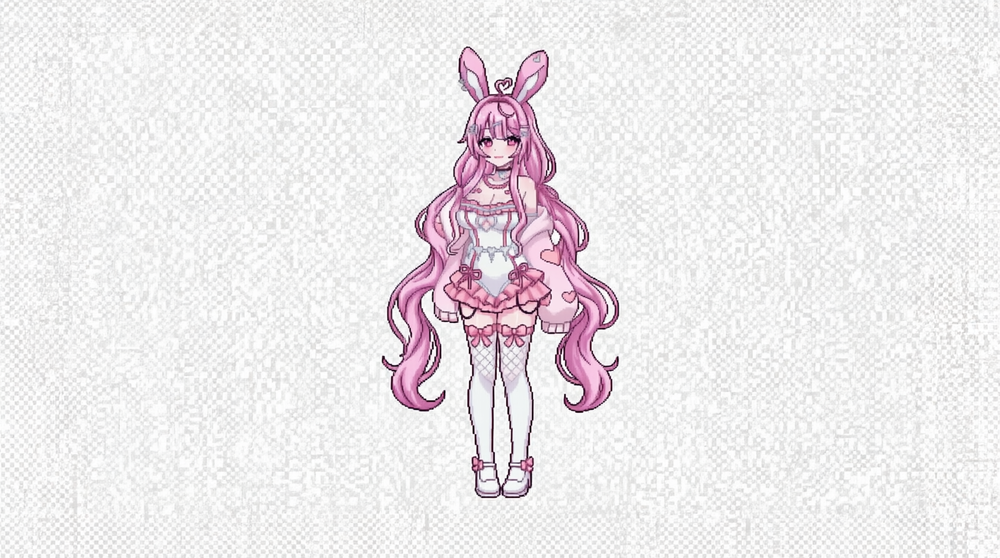
#> input picture lily_png/1788472628.png, 1000 x 558 px, shrunk from 1664 x 928 before the run, given in place of sprites.png, which was not available
$ python segment_rig.py
#> lines starting #> are read from the running program, lines starting #| are printed output that depends on the picture; after the words box and inside, x2 and y2 are one past the last pixel; in counts of white or black regions, pixels touching at a corner belong together; pictures that were not available may be replaced by others from this repository, and a replacement may not be noted
from __future__ import annotations

import argparse
import json
from pathlib import Path

import numpy as np
from PIL import Image, ImageDraw, ImageFilter

def content_bbox(alpha: np.ndarray):
    ys, xs = np.where(alpha > 8)
    if len(xs) == 0:
        return 0, 0, alpha.shape[1], alpha.shape[0]
    return int(xs.min()), int(ys.min()), int(xs.max()) + 1, int(ys.max()) + 1

def feather_mask(mask: Image.Image, radius: float) -> Image.Image:
    return mask.filter(ImageFilter.GaussianBlur(radius))

def masked_layer(img: Image.Image, region_mask: Image.Image) -> Image.Image:
    """Return img with its alpha multiplied by region_mask (both same size)."""
    out = img.copy()
    a = out.getchannel("A")
    m = region_mask.convert("L")
    new_a = Image.fromarray((np.asarray(a, float) * np.asarray(m, float) / 255.0)
                            .clip(0, 255).astype("uint8"))
    out.putalpha(new_a)
    return out

def rect_mask(size, box) -> Image.Image:
    m = Image.new("L", size, 0)
    ImageDraw.Draw(m).rectangle(box, fill=255)
    return m

def main() -> None:
    ap = argparse.ArgumentParser()
    ap.add_argument("--name", default="lily")
    ap.add_argument("--head", type=float, default=0.36, help="head height as fraction of content")
    ap.add_argument("--arm-y0", type=float, default=0.40)
    ap.add_argument("--arm-y1", type=float, default=0.74)
    ap.add_argument("--arm-w", type=float, default=0.26, help="arm box width as fraction of content")
    args = ap.parse_args()

    d = Path(__file__).resolve().parents[2] / "assets" / "characters" / args.name
    img = Image.open(d / "sprites.png").convert("RGBA")
    W, H = img.size
#> W = 1000; H = 558
    alpha = np.asarray(img.getchannel("A"))
#> alpha: shape (558, 1000); every value is 255

    x0, y0, x1, y1 = content_bbox(alpha)
#> x0 = 0; y0 = 0; x1 = 1000; y1 = 558
    cw, ch = x1 - x0, y1 - y0
#> cw = 1000; ch = 558

    head_bottom = int(y0 + args.head * ch)
#> head_bottom = 200
    head_box = (0, 0, W, head_bottom)
#> head_box = (0, 0, 1000, 200)
    head_mask = rect_mask((W, H), head_box)
#> in rect_mask, `m = Image.new("L", size, 0)`: m: PIL image 1000x558 L; every value is 0
#> in rect_mask, `ImageDraw.Draw(m).rectangle(box, fill=255)`:
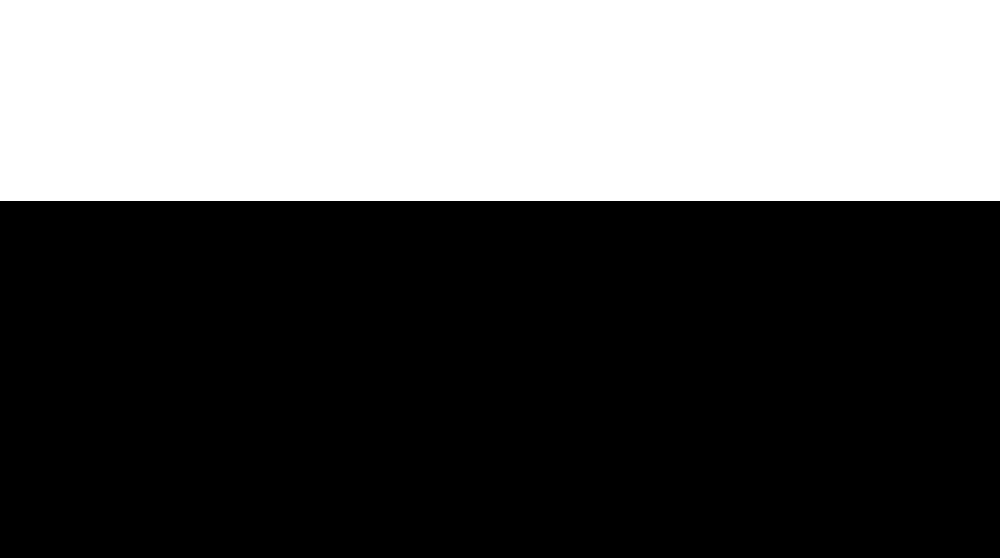
#> m: PIL image 1000x558 L; 36% white; 1 white region, box (x1, y1, x2, y2) and area: (0, 0, 1000, 201) 201000
    head_mask = feather_mask(head_mask, radius=max(2, ch * 0.02))
#> in feather_mask, `return mask.filter(ImageFilter.GaussianBlur(radius))`:
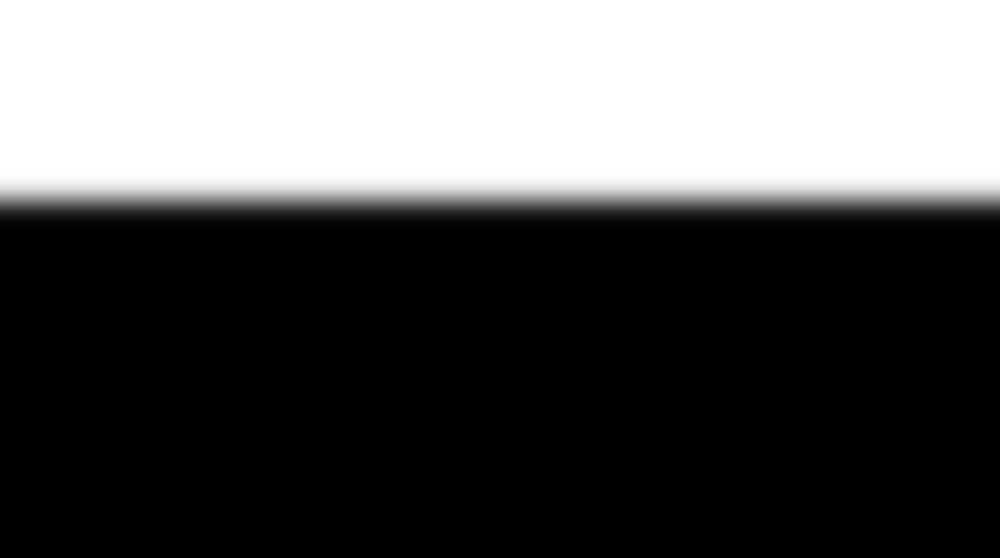
#> returned value: PIL image 1000x558 L; min 0, max 255, mean 91.9

    head_alpha = alpha[y0:head_bottom, :]
#> head_alpha: shape (200, 1000); every value is 255
    hx = np.where(head_alpha.sum(axis=0) > 0)[0]
#> hx = 1000 values from 0 to 999
    head_cx = int((hx.min() + hx.max()) / 2) if len(hx) else (x0 + cw // 2)
#> head_cx = 499
    neck = (head_cx, head_bottom)
#> neck = (499, 200)

    ay0 = int(y0 + args.arm_y0 * ch)
#> ay0 = 223
    ay1 = int(y0 + args.arm_y1 * ch)
#> ay1 = 412
    aw = int(args.arm_w * cw)
#> aw = 260
    armL_box = (x0, ay0, x0 + aw, ay1)
#> armL_box = (0, 223, 260, 412)
    armR_box = (x1 - aw, ay0, x1, ay1)
#> armR_box = (740, 223, 1000, 412)
    armL_mask = feather_mask(rect_mask((W, H), armL_box), radius=max(2, cw * 0.03))
#> call 2 of rect_mask, with size = (1000, 558), box = (0, 223, 260, 412)
#> in rect_mask (call 2), `ImageDraw.Draw(m).rectangle(box, fill=255)`:
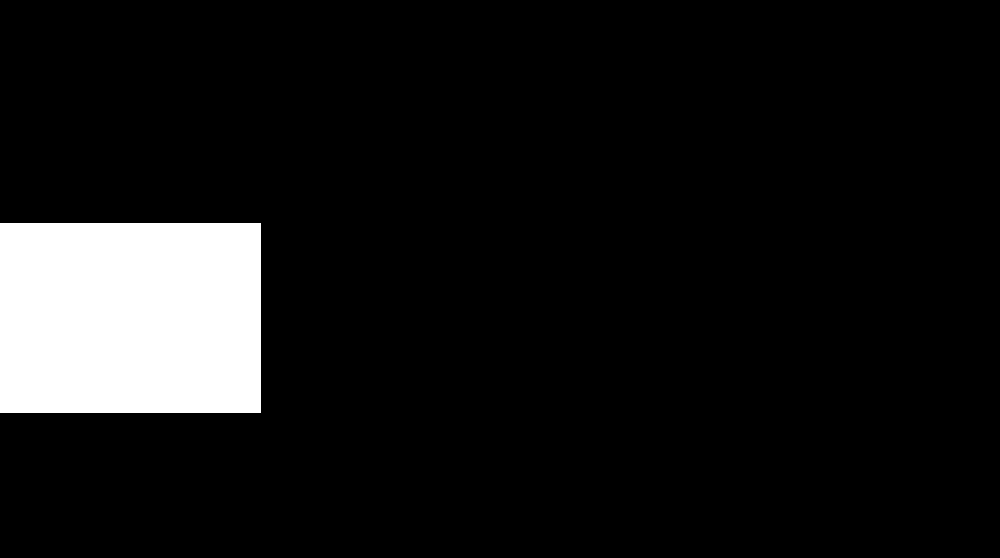
#> m: PIL image 1000x558 L; 8.9% white; 1 white region, box (x1, y1, x2, y2) and area: (0, 223, 261, 413) 49590
#> call 2 of feather_mask, with radius = 30
#> in feather_mask (call 2), `return mask.filter(ImageFilter.GaussianBlur(radius))`:
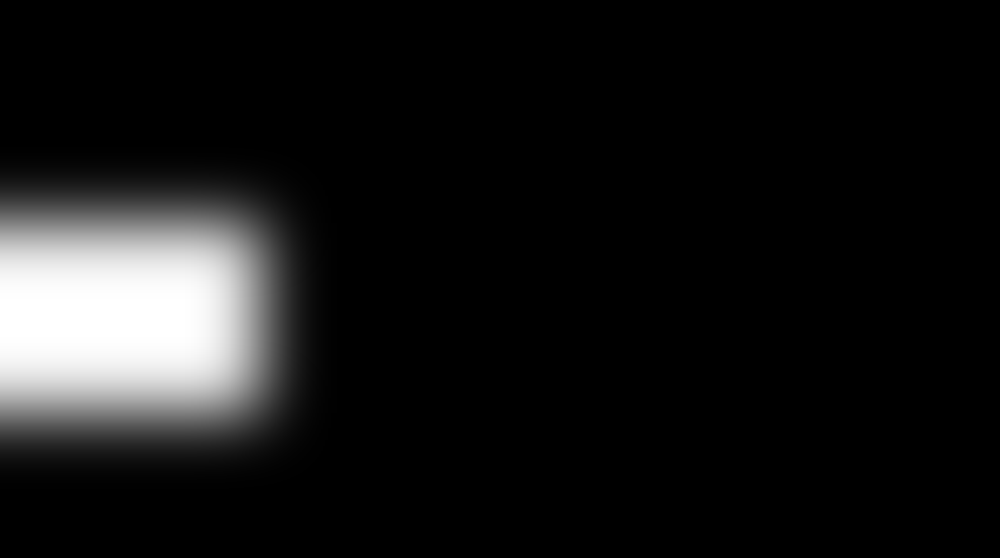
#> returned value: PIL image 1000x558 L; min 0, max 255, mean 22.7
    armR_mask = feather_mask(rect_mask((W, H), armR_box), radius=max(2, cw * 0.03))
#> call 3 of rect_mask, with size = (1000, 558), box = (740, 223, 1000, 412)
#> in rect_mask (call 3), `ImageDraw.Draw(m).rectangle(box, fill=255)`:
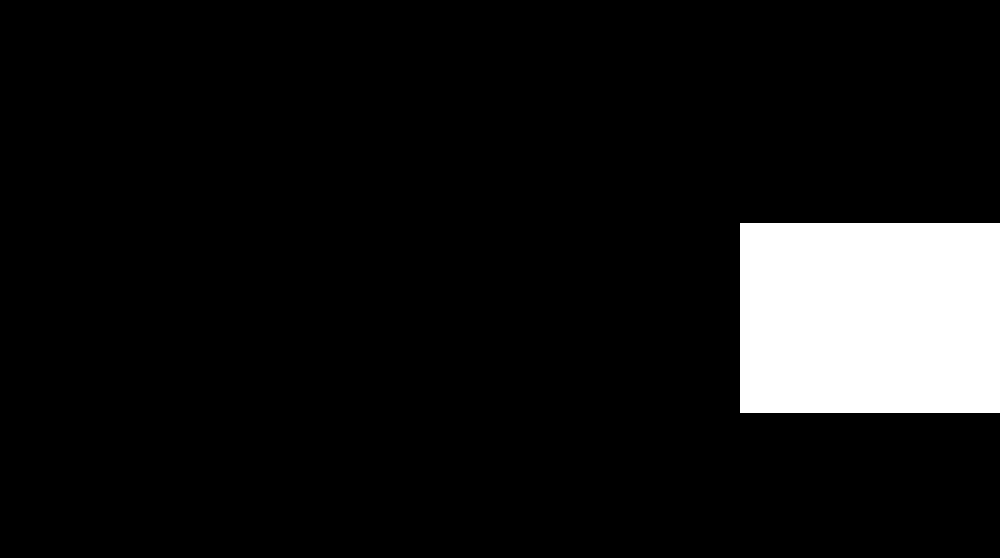
#> m: PIL image 1000x558 L; 8.9% white; 1 white region, box (x1, y1, x2, y2) and area: (740, 223, 1000, 413) 49400
#> call 3 of feather_mask, with radius = 30
#> in feather_mask (call 3), `return mask.filter(ImageFilter.GaussianBlur(radius))`:
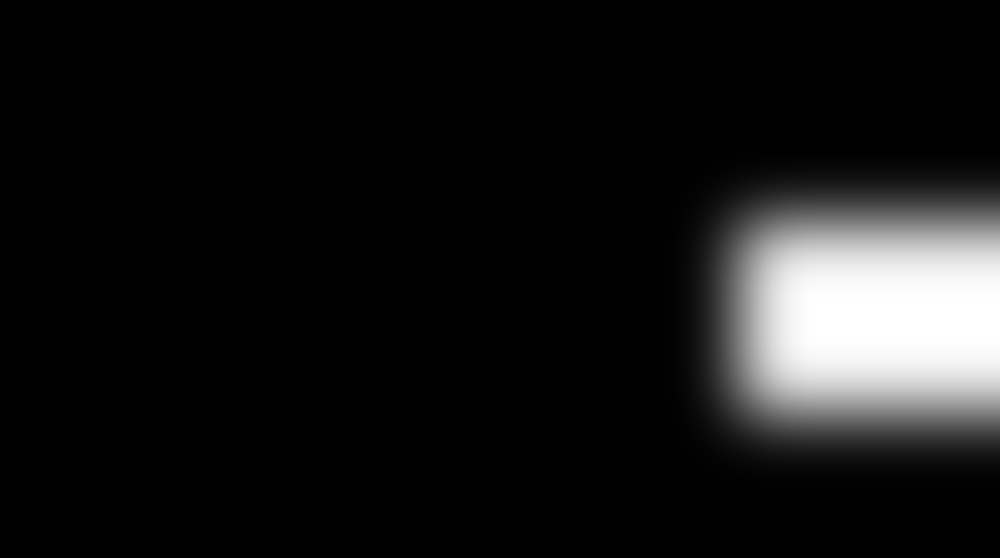
#> returned value: PIL image 1000x558 L; min 0, max 255, mean 22.6
    shoulderL = (x0 + aw, ay0)
#> shoulderL = (260, 223)
    shoulderR = (x1 - aw, ay0)
#> shoulderR = (740, 223)

    img.save(d / "body.png")
    masked_layer(img, head_mask).save(d / "head.png")
    masked_layer(img, armL_mask).save(d / "armL.png")
#> in masked_layer (call 2), `out.putalpha(new_a)`:
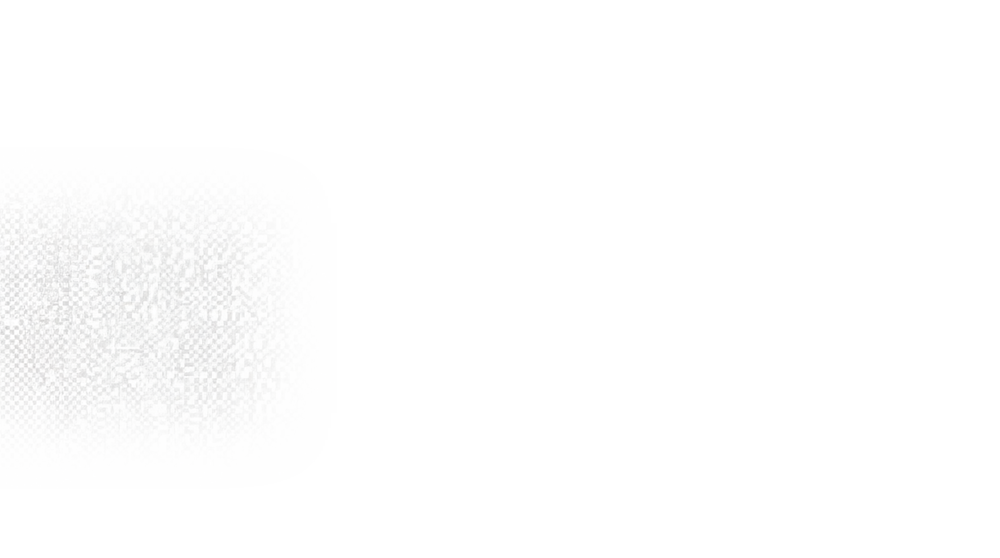
#> out: PIL image 1000x558 RGBA; mean R, G, B, A 236.7, 232.9, 235, 22.7; transparent parts drawn white
    masked_layer(img, armR_mask).save(d / "armR.png")

#> (the run stopped early here; a loop or call above may not have finished)
